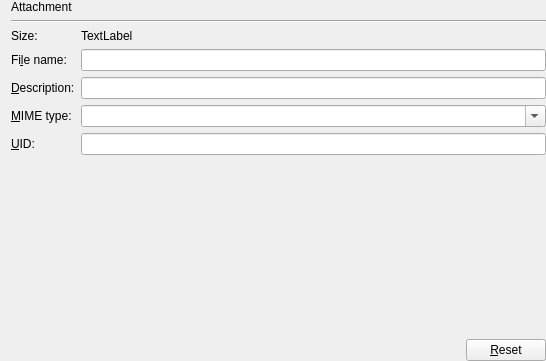
<?xml version="1.0" encoding="UTF-8"?>
<ui version="4.0">
 <class>mtx::gui::HeaderEditor::AttachedFilePage</class>
 <widget class="QWidget" name="mtx::gui::HeaderEditor::AttachedFilePage">
  <property name="geometry">
   <rect>
    <x>0</x>
    <y>0</y>
    <width>546</width>
    <height>361</height>
   </rect>
  </property>
  <property name="windowTitle">
   <string notr="true">Form</string>
  </property>
  <layout class="QVBoxLayout" name="verticalLayout">
   <property name="topMargin">
    <number>0</number>
   </property>
   <property name="rightMargin">
    <number>0</number>
   </property>
   <property name="bottomMargin">
    <number>0</number>
   </property>
   <item>
    <widget class="QLabel" name="heading">
     <property name="text">
      <string>Attachment</string>
     </property>
    </widget>
   </item>
   <item>
    <widget class="Line" name="line">
     <property name="orientation">
      <enum>Qt::Horizontal</enum>
     </property>
    </widget>
   </item>
   <item>
    <layout class="QGridLayout" name="gridLayout">
     <item row="2" column="1">
      <widget class="QLineEdit" name="description">
       <property name="clearButtonEnabled">
        <bool>true</bool>
       </property>
      </widget>
     </item>
     <item row="1" column="1">
      <widget class="QLineEdit" name="name">
       <property name="clearButtonEnabled">
        <bool>true</bool>
       </property>
      </widget>
     </item>
     <item row="1" column="0">
      <widget class="QLabel" name="nameLabel">
       <property name="text">
        <string>Fi&amp;le name:</string>
       </property>
       <property name="buddy">
        <cstring>name</cstring>
       </property>
      </widget>
     </item>
     <item row="2" column="0">
      <widget class="QLabel" name="descriptionLabel">
       <property name="text">
        <string>&amp;Description:</string>
       </property>
       <property name="buddy">
        <cstring>description</cstring>
       </property>
      </widget>
     </item>
     <item row="0" column="1">
      <widget class="QLabel" name="size">
       <property name="text">
        <string notr="true">TextLabel</string>
       </property>
      </widget>
     </item>
     <item row="3" column="1">
      <widget class="QComboBox" name="mimeType">
       <property name="editable">
        <bool>true</bool>
       </property>
      </widget>
     </item>
     <item row="0" column="0">
      <widget class="QLabel" name="sizeLabel">
       <property name="text">
        <string>Size:</string>
       </property>
      </widget>
     </item>
     <item row="3" column="0">
      <widget class="QLabel" name="mimeTypeLabel">
       <property name="text">
        <string>&amp;MIME type:</string>
       </property>
       <property name="buddy">
        <cstring>mimeType</cstring>
       </property>
      </widget>
     </item>
     <item row="4" column="0">
      <widget class="QLabel" name="label">
       <property name="text">
        <string>&amp;UID:</string>
       </property>
       <property name="buddy">
        <cstring>uid</cstring>
       </property>
      </widget>
     </item>
     <item row="4" column="1">
      <widget class="QLineEdit" name="uid">
       <property name="clearButtonEnabled">
        <bool>true</bool>
       </property>
      </widget>
     </item>
    </layout>
   </item>
   <item>
    <spacer name="verticalSpacer_2">
     <property name="orientation">
      <enum>Qt::Vertical</enum>
     </property>
     <property name="sizeHint" stdset="0">
      <size>
       <width>20</width>
       <height>0</height>
      </size>
     </property>
    </spacer>
   </item>
   <item>
    <layout class="QHBoxLayout" name="horizontalLayout">
     <item>
      <spacer name="horizontalSpacer">
       <property name="orientation">
        <enum>Qt::Horizontal</enum>
       </property>
       <property name="sizeHint" stdset="0">
        <size>
         <width>40</width>
         <height>20</height>
        </size>
       </property>
      </spacer>
     </item>
     <item>
      <widget class="QPushButton" name="reset">
       <property name="text">
        <string notr="true">&amp;Reset</string>
       </property>
       <property name="icon">
        <iconset theme="edit-undo"/>
       </property>
      </widget>
     </item>
    </layout>
   </item>
  </layout>
 </widget>
 <tabstops>
  <tabstop>name</tabstop>
  <tabstop>description</tabstop>
  <tabstop>mimeType</tabstop>
  <tabstop>uid</tabstop>
 </tabstops>
 <resources>
  <include location="../../qt_resources.qrc"/>
 </resources>
 <connections/>
</ui>
